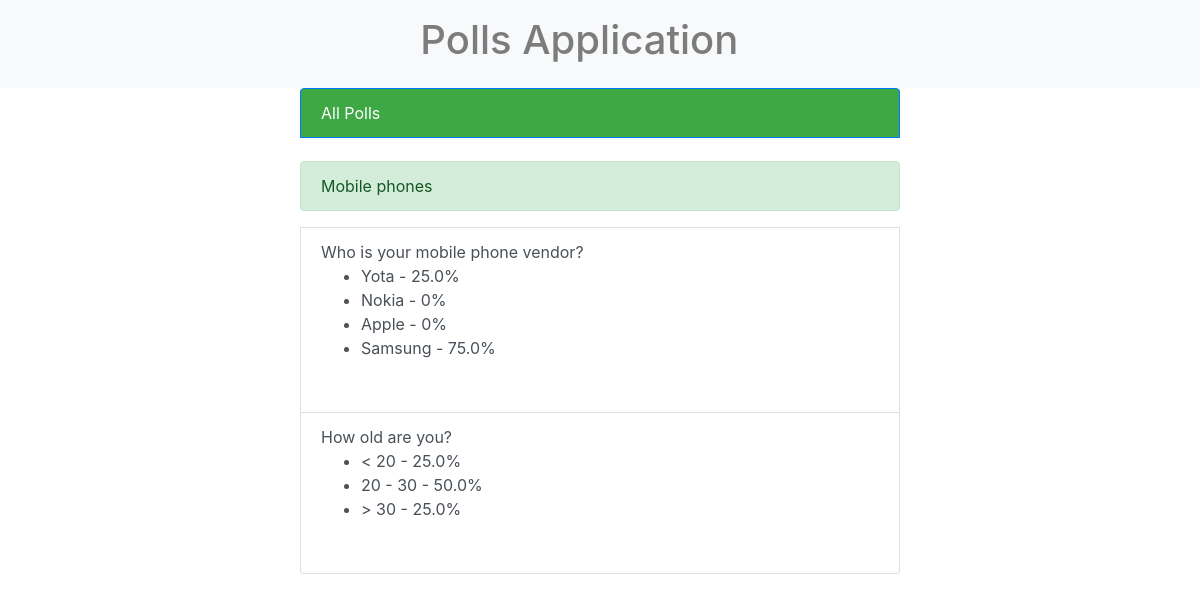
The app's page /poll/mobile_phones/result/ (signed in) with its own data.
### poll/models.py (models this page shows, shortened)
class Poll(models.Model):
    title = models.CharField(max_length=150, db_index=True)
    slug = models.SlugField(max_length=150, unique=True)
    comment = models.TextField(blank=True, db_index=True)
    date_create = models.DateTimeField(auto_now_add=True)
    is_public = models.BooleanField(default=False)
    def num_votes(self):
        s = set()
        for i in self.vote_set.all():
            s.add(i.user)
        return len(s)

class Question(models.Model):
    poll = models.ForeignKey(Poll, on_delete=models.CASCADE)
    text = models.CharField(max_length=150)
    order = models.IntegerField(default=0)
    answer = models.CharField(max_length=150, blank=True)
    class Meta:
        ordering = ['order']

class Choice(models.Model):
    question = models.ForeignKey(Question, on_delete=models.CASCADE)
    text = models.CharField(max_length=150)
    order = models.IntegerField(default=0)
    def num_votes(self):
        return self.vote_set.count()
    def percent(self):
        if self.num_votes() == 0:
            return 0
        else:
            percent = round((self.num_votes() / Poll.num_votes(self.question.poll) * 100), 2)
            return percent
    class Meta:
        ordering = ['order']

class Vote(models.Model):
    user = models.ForeignKey(User, on_delete=models.CASCADE)
    poll = models.ForeignKey(Poll, on_delete=models.CASCADE)
    choice = models.ForeignKey(Choice, on_delete=models.CASCADE)

### poll/views.py (the view)
# urls.py: path('<str:slug>/result/', PollResult.as_view(), name='poll_result'),
class PollResult(LoginRequiredMixin, PollResultMixin, View):
    model = Poll

### poll/utils.py (called while the page is built)
    def get(self, request, slug):
        obj = get_object_or_404(Poll, slug__iexact=slug)
        superuser = request.user.is_superuser
        if superuser is False:
            messages.error(request, 'You are not admin')
            return redirect('poll_detail_url', slug=obj.slug)
        else:
            return render(request, self.template, context={self.model.__name__.lower(): obj})

### poll/templates/poll/poll_result.html (shortened to what this page needs)
{% extends 'poll/base_poll.html' %}
{% block content %}
    <div class="alert alert-success col-6 offset-md-3">
    {{ poll.title }}
    </div>
      {% for question in poll.question_set.all %}
    <div class="list-group-item list-group-item-action col-6 offset-md-3">
        {{ question.text  }}
        <br>
          <ul>
          {% for choice in question.choice_set.all %}
    <li>{{ choice.text }} - {{ choice.percent}}% </li>
          {% endfor %}
          </ul>
        <br>
    </div>
    {% endfor %}
{% endblock %}

### records on screen
Poll: title "Mobile phones"
Question: text "Who is your mobile phone vendor?"
Choice: text "Yota", percent "25.0"
Choice: text "Nokia", percent "0"
Choice: text "Apple", percent "0"
Choice: text "Samsung", percent "75.0"
Question: text "How old are you?"
Choice: text "< 20", percent "25.0"
Choice: text "20 - 30", percent "50.0"
Choice: text "> 30", percent "25.0"
